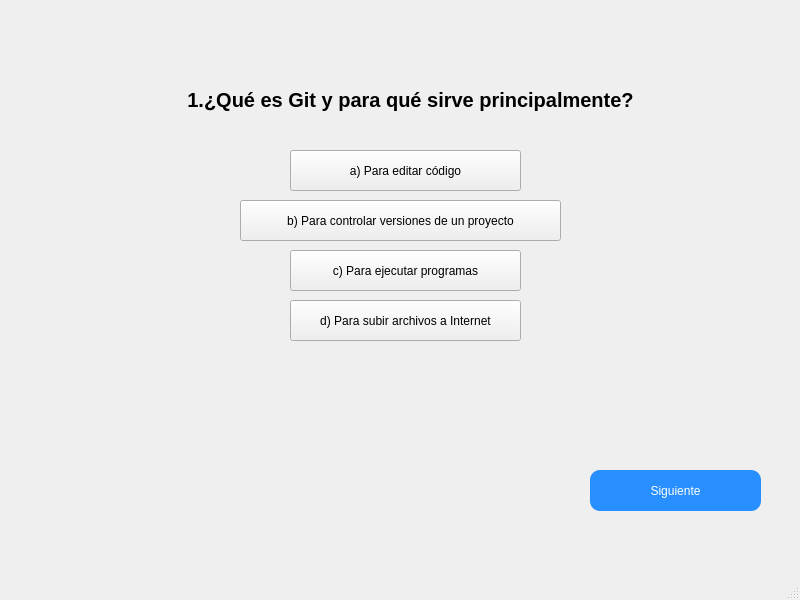
<?xml version="1.0" encoding="UTF-8"?>
<ui version="4.0">
 <class>MainWindow</class>
 <widget class="QMainWindow" name="MainWindow">
  <property name="geometry">
   <rect>
    <x>0</x>
    <y>0</y>
    <width>800</width>
    <height>600</height>
   </rect>
  </property>
  <property name="windowTitle">
   <string>MainWindow</string>
  </property>
  <widget class="QWidget" name="centralwidget">
   <widget class="QPushButton" name="pushButton_2">
    <property name="geometry">
     <rect>
      <x>590</x>
      <y>470</y>
      <width>171</width>
      <height>41</height>
     </rect>
    </property>
    <property name="styleSheet">
     <string notr="true">background-color: rgb(39, 143, 255);


color: rgb(255, 255, 255);


font: 10pt &quot;Arial Rounded MT Bold&quot;;


border-radius: 10px;</string>
    </property>
    <property name="text">
     <string>Siguiente</string>
    </property>
   </widget>
   <widget class="QLabel" name="label_3">
    <property name="geometry">
     <rect>
      <x>90</x>
      <y>-100</y>
      <width>641</width>
      <height>401</height>
     </rect>
    </property>
    <property name="font">
     <font>
      <pointsize>15</pointsize>
      <weight>75</weight>
      <bold>true</bold>
     </font>
    </property>
    <property name="text">
     <string>&lt;html&gt;&lt;head/&gt;&lt;body&gt;&lt;p align=&quot;center&quot;&gt;1.¿Qué es Git y para qué sirve principalmente?&lt;/p&gt;&lt;/body&gt;&lt;/html&gt;</string>
    </property>
   </widget>
   <widget class="QPushButton" name="pushButton">
    <property name="geometry">
     <rect>
      <x>290</x>
      <y>150</y>
      <width>231</width>
      <height>41</height>
     </rect>
    </property>
    <property name="text">
     <string>a) Para editar código</string>
    </property>
   </widget>
   <widget class="QPushButton" name="pushButton_3">
    <property name="geometry">
     <rect>
      <x>290</x>
      <y>250</y>
      <width>231</width>
      <height>41</height>
     </rect>
    </property>
    <property name="text">
     <string>c) Para ejecutar programas</string>
    </property>
   </widget>
   <widget class="QPushButton" name="pushButton_4">
    <property name="geometry">
     <rect>
      <x>240</x>
      <y>200</y>
      <width>321</width>
      <height>41</height>
     </rect>
    </property>
    <property name="text">
     <string>b) Para controlar versiones de un proyecto</string>
    </property>
   </widget>
   <widget class="QPushButton" name="pushButton_5">
    <property name="geometry">
     <rect>
      <x>290</x>
      <y>300</y>
      <width>231</width>
      <height>41</height>
     </rect>
    </property>
    <property name="text">
     <string>d) Para subir archivos a Internet</string>
    </property>
   </widget>
  </widget>
  <widget class="QMenuBar" name="menubar">
   <property name="geometry">
    <rect>
     <x>0</x>
     <y>0</y>
     <width>800</width>
     <height>26</height>
    </rect>
   </property>
  </widget>
  <widget class="QStatusBar" name="statusbar"/>
 </widget>
 <resources/>
 <connections/>
</ui>
